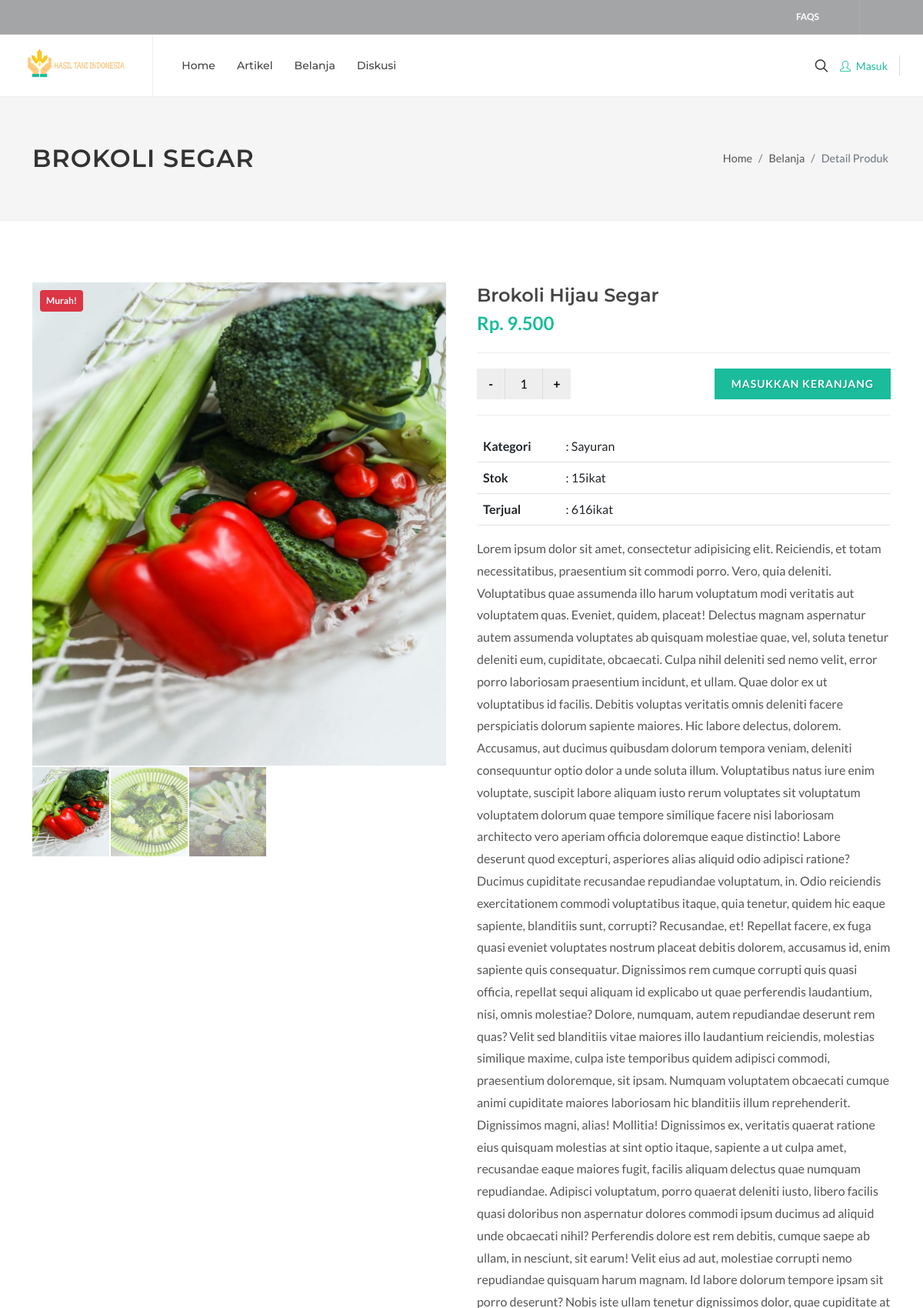
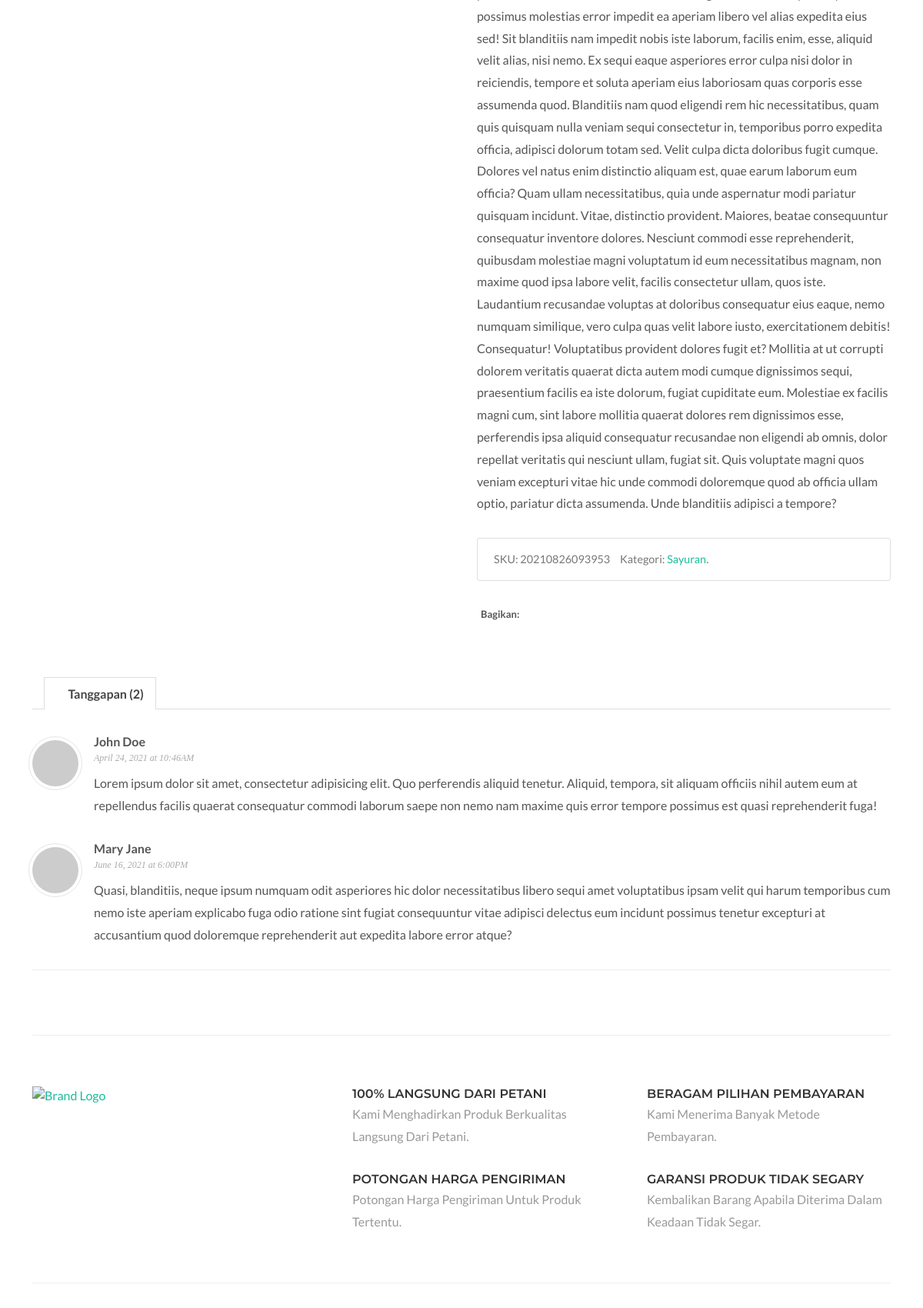
/produk/detail/20210826093953 (upper part), run on the app's committed database (2 pictures, top to bottom).
### tables this page shows
CREATE TABLE `foto_produk` (
  `foto_produk_id` int(11) NOT NULL,
  `produk_id` varchar(40) NOT NULL,
  `foto_produk` text NOT NULL
);

CREATE TABLE `produk` (
  `produk_id` varchar(50) NOT NULL,
  `user_id` int(11) NOT NULL,
  `nama_lengkap` varchar(100) NOT NULL,
  `nama_kategori` varchar(100) NOT NULL,
  `nama_produk` varchar(100) NOT NULL,
  `deskripsi` text NOT NULL,
  `harga` int(11) NOT NULL,
  `diskon` int(11) NOT NULL,
  `stok` int(11) NOT NULL,
  `satuan` varchar(50) NOT NULL,
  `jumlah_terjual` int(11) NOT NULL,
  `tags` varchar(255) NOT NULL,
  `is_active` tinyint(4) NOT NULL DEFAULT 1
);

### application/controllers/Produk.php (called while the page is built, shortened)
<?php
class Produk extends CI_Controller {
	public function __construct() {
		$this->load->model('M_produk', 'produk');
		$this->load->model('M_kategori', 'kategori');
	}
	public function detail() {
		$params['produk_id'] = $this->uri->segment(3);
		$produk = $this->produk->get_detail($params);
		$data['produk'] = $produk;
		$data['title'] = $produk['produk']['nama_produk'].' | HasilTani';
		$this->load->view('produk/detail', $data);
	}
}

### index.php (called while the page is built, shortened)
<?php
require_once BASEPATH.'core/CodeIgniter.php';

### application/models/M_produk.php (called while the page is built, shortened)
<?php
class M_produk extends CI_Model {
	public function __construct() {
		$this->table  = "produk";
	}
	public function get_detail($params) {
		$produk = $this->db->get_where($this->table, $params)->row_array();
		$data['produk'] = $produk;
		$foto_produk = $this->db->get_where('foto_produk', ['produk_id' => $produk['produk_id']])->result_array();
		$data['produk']['foto_produk'] = $foto_produk;
		return $data;
	}
}

### application/helpers/app_helper.php (called while the page is built, shortened)
<?php
if (!function_exists("idr_format")) {
    function idr_format($num)
    {
        $num_arr = explode(".", $num);
        $str_dec = !empty($num_arr[1]) ? "," . $num_arr[1] : "";
        $hasil_rupiah = number_format(floatval($num_arr[0]), 0, ",", ".");
        return "Rp. " . $hasil_rupiah . $str_dec;
    }
}
?>

### application/views/produk/detail.php (the view, shortened to what this page needs)
<section id="page-title">
  <div class="container clearfix">
    <h1>Brokoli Segar</h1>
    <ol class="breadcrumb">
      <li class="breadcrumb-item"><a href="#">Home</a></li>
      <li class="breadcrumb-item"><a href="#">Belanja</a></li>
      <li class="breadcrumb-item active" aria-current="page">Detail Produk</li>
    </ol>
  </div>
</section>
<section id="content">
  <div class="content-wrap">
    <div class="container clearfix">
      <div class="row gutter-40 col-mb-80">
        <div class="postcontent col-lg-12">
          <div class="single-product">
            <div class="product">
              <div class="row gutter-40">
                <div class="col-md-6">
                  <div class="product-image">
                    <div class="fslider" data-pagi="false" data-arrows="false" data-thumbs="true">
                      <div class="flexslider">
                        <div class="slider-wrap" data-lightbox="gallery">
                          <?php foreach ($produk['produk']['foto_produk'] as $row): ?>
                            <div class="slide" data-thumb="<?= base_url('assets/img/produk/').$row['foto_produk'] ?>">
                              <a href="<?= base_url('assets/img/produk/').$row['foto_produk'] ?>" title="<?= $row['foto_produk'] ?>" data-lightbox="gallery-item">
                                <img src="<?= base_url('assets/img/produk/').$row['foto_produk'] ?>" alt="<?= $row['foto_produk'] ?>">
                              </a>
                            </div>
                          <?php endforeach ?>
                        </div>
                      </div>
                    </div>
                    <div class="sale-flash badge bg-danger p-2">Murah!</div>
                  </div>
                </div>
                <div class="col-md-6 product-desc mt-4">
                  <h3 class="mb-0 "><?= $produk['produk']['nama_produk'] ?></h3>
                  <div class="d-flex align-items-center justify-content-between">
                    <?php if ($produk['produk']['diskon'] >= 1): ?>
                      <div class="product-price"><del><?= idr_format($produk['produk']['harga']) ?></del> <ins class="fw-semibold"><?= idr_format($produk['produk']['harga'] * ($produk['produk']['diskon'] / 100)) ?></ins></div>
                    <?php else: ?>
                      <div class="product-price"><ins class="fw-semibold"><?= idr_format($produk['produk']['harga']) ?></ins></div>
                    <?php endif ?>
                    <div class="product-rating">
                      <i class="icon-star3"></i>
                      <i class="icon-star3"></i>
                      <i class="icon-star3"></i>
                      <i class="icon-star-half-full"></i>
                      <i class="icon-star-empty"></i>
                    </div>
                  </div>
                  <div class="line"></div>
                  <?php
                    if ($produk['produk']['user_id'] != $this->session->userdata('user_id')):
                    ?>
                    <form id="form-chart" class="cart mb-0 d-flex justify-content-between align-items-center" method="post" enctype='multipart/form-data'>
                      <div class="quantity clearfix">
                        <input type="button" value="-" class="minus">
                        <input type="number" step="1" min="1" max="<?= $produk['produk']['stok'] ?>" name="jumlah" value="1" title="Qty" class="qty" />
                        <input type="button" value="+" class="plus">
                      </div>
                      <button class="add-to-cart button m-0">Masukkan Keranjang</button>
                    </form>
                  <?php endif ?>
                  <div class="line"></div>
                  <table class="table">
                    <thead>
                      <tr>
                        <th width="20%">Kategori</th>
                        <td>: <?= $produk['produk']['nama_kategori'] ?></td>
                      </tr>
                      <tr>
                        <th width="20%">Stok</th>
                        <td>: <?= $produk['produk']['stok'].$produk['produk']['satuan'] ?></td>
                      </tr>
                      <tr>
                        <th width="20%">Terjual</th>
                        <td>: <?= rand(1, 1000).$produk['produk']['satuan'] ?></td>
                      </tr>
                    </thead>
                  </table>
                  <p><?= $produk['produk']['deskripsi'] ?></p>
                  <div class="card product-meta">
                    <div class="card-body">
                      <span itemprop="productID" class="sku_wrapper">SKU: <span class="sku"><?= $produk['produk']['produk_id'] ?></span></span>
                      <span class="posted_in">Kategori: <a href="#" rel="tag"> <?= $produk['produk']['nama_kategori'] ?></a>.</span>
                    </div>
                  </div>
                  <div class="si-share border-0 d-flex justify-content-between align-items-center mt-4">
                    <span>Bagikan:</span>
                    <div>
                      <a href="#" class="social-icon si-borderless si-facebook">
                        <i class="icon-facebook"></i>
                        <i class="icon-facebook"></i>
                      </a>
                      <a href="#" class="social-icon si-borderless si-twitter">
                        <i class="icon-twitter"></i>
                        <i class="icon-twitter"></i>
                      </a>
                      <a href="#" class="social-icon si-borderless si-pinterest">
                        <i class="icon-pinterest"></i>
                        <i class="icon-pinterest"></i>
                      </a>
                      <a href="#" class="social-icon si-borderless si-gplus">
                        <i class="icon-gplus"></i>
                        <i class="icon-gplus"></i>
                      </a>
                      <a href="#" class="social-icon si-borderless si-rss">
                        <i class="icon-rss"></i>
                        <i class="icon-rss"></i>
                      </a>
                      <a href="#" class="social-icon si-borderless si-email3">
                        <i class="icon-email3"></i>
                        <i class="icon-email3"></i>
                      </a>
                    </div>
                  </div>
                </div>
                <div class="col-12 mt-5">
                  <div class="tabs clearfix mb-0" id="tab-1">
                    <ul class="tab-nav clearfix">
                      <li><a href="#tabs-1"><i class="icon-star3"></i><span class="d-none d-md-inline-block"> Tanggapan (2)</span></a></li>
                    </ul>
                    <div class="tab-container">
                      <div class="tab-content clearfix" id="tabs-1">
                        <div id="reviews" class="clearfix">
                          <ol class="commentlist clearfix">
                            <li class="comment even thread-even depth-1" id="li-comment-1">
                              <div id="comment-1" class="comment-wrap clearfix">
                                <div class="comment-meta">
                                  <div class="comment-author vcard">
                                    <span class="comment-avatar clearfix">
                                      <img alt='Image' src='https://0.gravatar.com/avatar/ad516503a11cd5ca435acc9bb6523536?s=60' height='60' width='60' /></span>
                                  </div>
                                </div>
                                <div class="comment-content clearfix">
                                  <div class="comment-author">John Doe<span><a href="#" title="Permalink to this comment">April 24, 2021 at 10:46AM</a></span></div>
                                  <p>Lorem ipsum dolor sit amet, consectetur adipisicing elit. Quo perferendis aliquid tenetur. Aliquid, tempora, sit aliquam officiis nihil autem eum at repellendus facilis quaerat consequatur commodi laborum saepe non nemo nam maxime quis error tempore possimus est quasi reprehenderit fuga!</p>
                                  <div class="review-comment-ratings">
                                    <i class="icon-star3"></i>
                                    <i class="icon-star3"></i>
                                    <i class="icon-star3"></i>
                                    <i class="icon-star3"></i>
                                    <i class="icon-star-half-full"></i>
                                  </div>
                                </div>
                              </div>
                            </li>
                            <li class="comment even thread-even depth-1" id="li-comment-2">
                              <div id="comment-2" class="comment-wrap clearfix">
                                <div class="comment-meta">
                                  <div class="comment-author vcard">
                                    <span class="comment-avatar clearfix">
                                      <img alt='Image' src='https://0.gravatar.com/avatar/ad516503a11cd5ca435acc9bb6523536?s=60' height='60' width='60' /></span>
                                  </div>
                                </div>
                                <div class="comment-content clearfix">
                                  <div class="comment-author">Mary Jane<span><a href="#" title="Permalink to this comment">June 16, 2021 at 6:00PM</a></span></div>
                                  <p>Quasi, blanditiis, neque ipsum numquam odit asperiores hic dolor necessitatibus libero sequi amet voluptatibus ipsam velit qui harum temporibus cum nemo iste aperiam explicabo fuga odio ratione sint fugiat consequuntur vitae adipisci delectus eum incidunt possimus tenetur excepturi at accusantium quod doloremque reprehenderit aut expedita labore error atque?</p>
                                  <div class="review-comment-ratings">
                                    <i class="icon-star3"></i>
                                    <i class="icon-star3"></i>
                                    <i class="icon-star3"></i>
                                    <i class="icon-star-empty"></i>
                                    <i class="icon-star-empty"></i>
                                  </div>
                                </div>
                              </div>
                            </li>
                          </ol>
                        </div>
                      </div>
                    </div>
                  </div>
                  <div class="line"></div>
                  <div class="row">
                    <div class="col-md-4 d-none d-md-block">
                      <a href="#" title="Brand Logo"><img src="images/shop/brand2.jpg" alt="Brand Logo"></a>
                    </div>
                    <div class="col-md-8">
                      <div class="row gutter-30">
                        <div class="col-lg-6">
                          <div class="feature-box fbox-plain fbox-dark fbox-sm">
                            <div class="fbox-icon">
                              <i class="icon-thumbs-up2"></i>
                            </div>
                            <div class="fbox-content">
                              <h3>100% Langsung Dari Petani</h3>
                              <p class="mt-0">Kami Menghadirkan Produk Berkualitas Langsung Dari Petani.</p>
                            </div>
                          </div>
                        </div>
                        <div class="col-lg-6">
                          <div class="feature-box fbox-plain fbox-dark fbox-sm">
                            <div class="fbox-icon">
                              <i class="icon-credit-cards"></i>
                            </div>
                            <div class="fbox-content">
                              <h3>Beragam Pilihan Pembayaran</h3>
                              <p class="mt-0">Kami Menerima Banyak Metode Pembayaran.</p>
                            </div>
                          </div>
                        </div>
                        <div class="col-lg-6">
                          <div class="feature-box fbox-plain fbox-dark fbox-sm">
                            <div class="fbox-icon">
                              <i class="icon-truck2"></i>
                            </div>
                            <div class="fbox-content">
                              <h3>Potongan Harga Pengiriman</h3>
                              <p class="mt-0">Potongan Harga Pengiriman Untuk Produk Tertentu.</p>
                            </div>
                          </div>
                        </div>
                        <div class="col-lg-6">
                          <div class="feature-box fbox-plain fbox-dark fbox-sm">
                            <div class="fbox-icon">
                              <i class="icon-undo"></i>
                            </div>
                            <div class="fbox-content">
                              <h3>Garansi Produk Tidak Segary</h3>
                              <p class="mt-0">Kembalikan Barang Apabila Diterima Dalam Keadaan Tidak Segar.</p>
                            </div>
                          </div>
                        </div>
                      </div>
                    </div>
                  </div>
                </div>
              </div>
            </div>
          </div>
          <div class="line"></div>
        </div>
      </div>
    </div>
  </div>
</section>

### data on the page
foto_produk: foto_produk (picture)
produk: nama_produk "Brokoli Hijau Segar", harga "Rp. 9.500", nama_kategori "Sayuran", stok "15", satuan "ikat", deskripsi "Lorem ipsum dolor sit amet, consectetur adipisicing elit. Reiciendis, et totam necessitatibus, praesentium sit commodi porro. Vero, quia deleniti. Voluptatibus quae assumenda illo harum voluptatum modi veritatis aut voluptatem quas. Eveniet, quidem, placeat! Delectus magnam aspernatur autem assumenda voluptates ab quisquam molestiae quae, vel, soluta tenetur deleniti eum, cupiditate, obcaecati. Culpa nihil deleniti sed nemo velit, error porro laboriosam praesentium incidunt, et ullam. Quae dolor ex ut voluptatibus id facilis. Debitis voluptas veritatis omnis deleniti facere perspiciatis dolorum sapiente maiores. Hic labore delectus, dolorem. Accusamus, aut ducimus quibusdam dolorum tempora…", produk_id "20210826093953"
